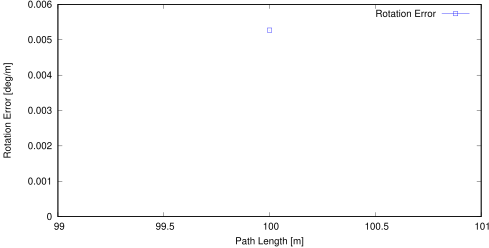

Recreate this plot in gnuplot.
set term postscript eps enhanced color
set output "sub00_rl.eps"
set size ratio 0.5
set yrange [0:*]
set xlabel "Path Length [m]"
set ylabel "Rotation Error [deg/m]"
plot "sub00_rl.txt" using 1:($2*57.3) title 'Rotation Error' lc rgb "#0000FF" pt 4 w linespoints
